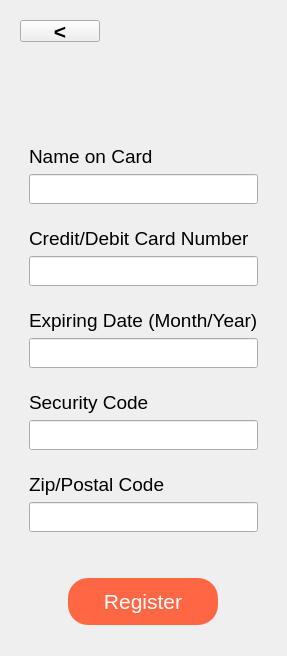
      <widget class="QWidget" name="customerCardInfopage">
       <layout class="QVBoxLayout" name="verticalLayout_42">
        <item alignment="Qt::AlignLeft">
         <widget class="QFrame" name="frame_29">
          <property name="minimumSize">
           <size>
            <width>0</width>
            <height>40</height>
           </size>
          </property>
          <property name="maximumSize">
           <size>
            <width>16777215</width>
            <height>40</height>
           </size>
          </property>
          <property name="frameShape">
           <enum>QFrame::NoFrame</enum>
          </property>
          <property name="frameShadow">
           <enum>QFrame::Raised</enum>
          </property>
          <layout class="QVBoxLayout" name="verticalLayout_32">
           <item>
            <widget class="QPushButton" name="RegisterBack_pushButton_3">
             <property name="font">
              <font>
               <family>Helvetica</family>
               <pointsize>16</pointsize>
               <weight>75</weight>
               <bold>true</bold>
              </font>
             </property>
             <property name="styleSheet">
              <string notr="true">QPushButton {
	border:0xp;
}

QPushButton:hover {
	color: rgb(76, 175, 255);
}

QPushButton:pressed {
	color: rgb(50, 138, 224);
}</string>
             </property>
             <property name="text">
              <string>&lt;</string>
             </property>
            </widget>
           </item>
          </layout>
         </widget>
        </item>
        <item>
         <widget class="QFrame" name="frame_31">
          <property name="frameShape">
           <enum>QFrame::NoFrame</enum>
          </property>
          <property name="frameShadow">
           <enum>QFrame::Raised</enum>
          </property>
          <layout class="QVBoxLayout" name="verticalLayout_35" stretch="1,10,2">
           <item alignment="Qt::AlignHCenter">
            <widget class="QFrame" name="frame_32">
             <property name="frameShape">
              <enum>QFrame::NoFrame</enum>
             </property>
             <property name="frameShadow">
              <enum>QFrame::Raised</enum>
             </property>
             <layout class="QVBoxLayout" name="verticalLayout_36">
              <item>
               <widget class="QLabel" name="label_17">
                <property name="maximumSize">
                 <size>
                  <width>140</width>
                  <height>35</height>
                 </size>
                </property>
                <property name="text">
                 <string/>
                </property>
                <property name="pixmap">
                 <pixmap>OnlineComputerStore-randy_dev/Resources/Icons/XPACE_LOGO.png</pixmap>
                </property>
                <property name="scaledContents">
                 <bool>true</bool>
                </property>
               </widget>
              </item>
             </layout>
            </widget>
           </item>
           <item>
            <widget class="QFrame" name="frame_33">
             <property name="font">
              <font>
               <pointsize>16</pointsize>
              </font>
             </property>
             <property name="frameShape">
              <enum>QFrame::NoFrame</enum>
             </property>
             <property name="frameShadow">
              <enum>QFrame::Raised</enum>
             </property>
             <layout class="QVBoxLayout" name="verticalLayout_37">
              <property name="spacing">
               <number>5</number>
              </property>
              <property name="leftMargin">
               <number>0</number>
              </property>
              <property name="topMargin">
               <number>29</number>
              </property>
              <property name="rightMargin">
               <number>0</number>
              </property>
              <property name="bottomMargin">
               <number>20</number>
              </property>
              <item>
               <widget class="QFrame" name="frame_39">
                <property name="frameShape">
                 <enum>QFrame::NoFrame</enum>
                </property>
                <property name="frameShadow">
                 <enum>QFrame::Raised</enum>
                </property>
                <layout class="QVBoxLayout" name="verticalLayout_44">
                 <item>
                  <widget class="QLabel" name="label_22">
                   <property name="font">
                    <font>
                     <pointsize>14</pointsize>
                    </font>
                   </property>
                   <property name="text">
                    <string>Name on Card</string>
                   </property>
                  </widget>
                 </item>
                 <item>
                  <widget class="QLineEdit" name="customerNameOnCard_lineEdit">
                   <property name="minimumSize">
                    <size>
                     <width>0</width>
                     <height>30</height>
                    </size>
                   </property>
                   <property name="font">
                    <font>
                     <family>Helvetica</family>
                     <pointsize>13</pointsize>
                    </font>
                   </property>
                  </widget>
                 </item>
                </layout>
               </widget>
              </item>
              <item>
               <widget class="QFrame" name="frame_34">
                <property name="frameShape">
                 <enum>QFrame::NoFrame</enum>
                </property>
                <property name="frameShadow">
                 <enum>QFrame::Raised</enum>
                </property>
                <layout class="QVBoxLayout" name="verticalLayout_38">
                 <property name="spacing">
                  <number>-1</number>
                 </property>
                 <item>
                  <widget class="QLabel" name="label_18">
                   <property name="font">
                    <font>
                     <family>Helvetica</family>
                     <pointsize>14</pointsize>
                    </font>
                   </property>
                   <property name="text">
                    <string>Credit/Debit Card Number</string>
                   </property>
                  </widget>
                 </item>
                 <item>
                  <widget class="QLineEdit" name="customerCardNumber_lineEdit">
                   <property name="minimumSize">
                    <size>
                     <width>0</width>
                     <height>30</height>
                    </size>
                   </property>
                   <property name="font">
                    <font>
                     <family>Helvetica</family>
                    </font>
                   </property>
                  </widget>
                 </item>
                </layout>
               </widget>
              </item>
              <item>
               <widget class="QFrame" name="frame_35">
                <property name="frameShape">
                 <enum>QFrame::NoFrame</enum>
                </property>
                <property name="frameShadow">
                 <enum>QFrame::Raised</enum>
                </property>
                <layout class="QVBoxLayout" name="verticalLayout_39">
                 <property name="spacing">
                  <number>-1</number>
                 </property>
                 <item>
                  <widget class="QLabel" name="label_19">
                   <property name="font">
                    <font>
                     <family>Helvetica</family>
                     <pointsize>14</pointsize>
                    </font>
                   </property>
                   <property name="text">
                    <string>Expiring Date (Month/Year)</string>
                   </property>
                  </widget>
                 </item>
                 <item>
                  <widget class="QLineEdit" name="customerCardExpDate_lineEdit">
                   <property name="minimumSize">
                    <size>
                     <width>0</width>
                     <height>30</height>
                    </size>
                   </property>
                   <property name="font">
                    <font>
                     <family>Helvetica</family>
                     <pointsize>13</pointsize>
                    </font>
                   </property>
                  </widget>
                 </item>
                </layout>
               </widget>
              </item>
              <item>
               <widget class="QFrame" name="frame_36">
                <property name="frameShape">
                 <enum>QFrame::NoFrame</enum>
                </property>
                <property name="frameShadow">
                 <enum>QFrame::Raised</enum>
                </property>
                <layout class="QVBoxLayout" name="verticalLayout_40">
                 <property name="spacing">
                  <number>-1</number>
                 </property>
                 <item>
                  <widget class="QLabel" name="label_20">
                   <property name="font">
                    <font>
                     <family>Helvetica</family>
                     <pointsize>14</pointsize>
                    </font>
                   </property>
                   <property name="text">
                    <string>Security Code</string>
                   </property>
                  </widget>
                 </item>
                 <item>
                  <widget class="QLineEdit" name="customerCardSCode_lineEdit">
                   <property name="minimumSize">
                    <size>
                     <width>0</width>
                     <height>30</height>
                    </size>
                   </property>
                   <property name="font">
                    <font>
                     <family>Helvetica</family>
                    </font>
                   </property>
                  </widget>
                 </item>
                </layout>
               </widget>
              </item>
              <item>
               <widget class="QFrame" name="frame_38">
                <property name="frameShape">
                 <enum>QFrame::NoFrame</enum>
                </property>
                <property name="frameShadow">
                 <enum>QFrame::Raised</enum>
                </property>
                <layout class="QVBoxLayout" name="verticalLayout_43">
                 <item>
                  <widget class="QLabel" name="customerCardZipCode_lineEdit">
                   <property name="font">
                    <font>
                     <family>Helvetica</family>
                     <pointsize>14</pointsize>
                    </font>
                   </property>
                   <property name="text">
                    <string>Zip/Postal Code</string>
                   </property>
                  </widget>
                 </item>
                 <item>
                  <widget class="QLineEdit" name="zipCode_lineEdit">
                   <property name="minimumSize">
                    <size>
                     <width>0</width>
                     <height>30</height>
                    </size>
                   </property>
                   <property name="font">
                    <font>
                     <family>Helvetica</family>
                    </font>
                   </property>
                  </widget>
                 </item>
                </layout>
               </widget>
              </item>
             </layout>
            </widget>
           </item>
           <item alignment="Qt::AlignHCenter">
            <widget class="QFrame" name="frame_37">
             <property name="frameShape">
              <enum>QFrame::NoFrame</enum>
             </property>
             <property name="frameShadow">
              <enum>QFrame::Raised</enum>
             </property>
             <layout class="QVBoxLayout" name="verticalLayout_41">
              <item>
               <widget class="QPushButton" name="customerRegister_pushButton">
                <property name="minimumSize">
                 <size>
                  <width>150</width>
                  <height>45</height>
                 </size>
                </property>
                <property name="maximumSize">
                 <size>
                  <width>152</width>
                  <height>47</height>
                 </size>
                </property>
                <property name="font">
                 <font>
                  <family>Helvetica</family>
                  <pointsize>16</pointsize>
                 </font>
                </property>
                <property name="styleSheet">
                 <string notr="true">QPushButton {
	color: rgb(254, 253, 255);
	background-color: #FF6644;
	border-radius: 20px;
}

QPushButton:hover {
	background-color: rgb(255, 128, 88);
}

QPushButton:pressed {
	background-color: rgb(225, 91, 61);
}</string>
                </property>
                <property name="text">
                 <string>Register</string>
                </property>
               </widget>
              </item>
             </layout>
            </widget>
           </item>
          </layout>
         </widget>
        </item>
       </layout>
      </widget>
